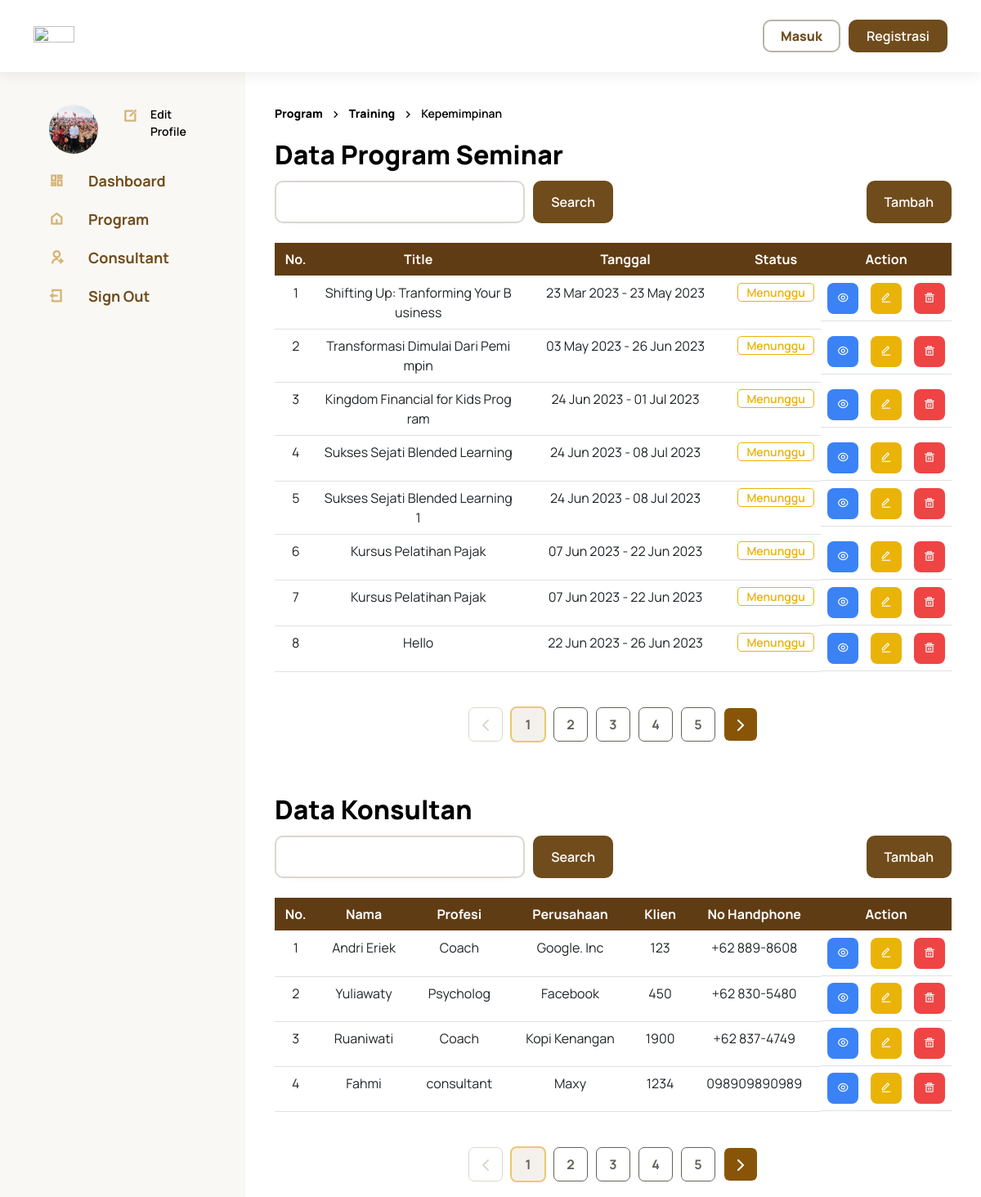
Screenshot of /index.php/admin with the database file from the repository.
### tables this page shows
CREATE TABLE `program` (
  `id` int(8) NOT NULL,
  `name` varchar(50) NOT NULL,
  `tag` varchar(255) DEFAULT NULL,
  `type` varchar(50) NOT NULL,
  `descProgram` text NOT NULL,
  `priceMin` int(20) NOT NULL,
  `priceMax` int(20) NOT NULL,
  `dateStart` date NOT NULL,
  `dateEnd` date NOT NULL,
  `time_start` time DEFAULT NULL,
  `time_end` time DEFAULT NULL,
  `mode` enum('online','hybrid','offline') DEFAULT NULL,
  `url` varchar(100) DEFAULT NULL,
  `lokasi` varchar(100) DEFAULT NULL,
  `alamat` varchar(100) DEFAULT NULL,
  `kota` varchar(100) DEFAULT NULL,
  `photo` varchar(255) NOT NULL,
  `kuota` int(20) DEFAULT NULL,
  `consultant_id` int(11) DEFAULT NULL
);

CREATE TABLE `consultant` (
  `id` int(8) NOT NULL,
  `name` varchar(20) NOT NULL,
  `users_id` int(11) NOT NULL,
  `profesi` varchar(20) NOT NULL,
  `profile` text NOT NULL,
  `photo` varchar(225) NOT NULL,
  `alamat` text NOT NULL,
  `email` varchar(100) NOT NULL,
  `no_handphone` varchar(12) NOT NULL,
  `link_group` varchar(255) NOT NULL,
  `perusahaan` varchar(100) NOT NULL,
  `sertifikasi` varchar(255) NOT NULL,
  `sertif_start` date DEFAULT NULL,
  `sertif_end` date DEFAULT NULL,
  `akun_media` varchar(100) NOT NULL,
  `jumlah_client` int(11) NOT NULL,
  `spesialisasi` varchar(50) NOT NULL,
  `program_id` int(11) DEFAULT NULL
);

### application/controllers/Admin.php (called while the page is built, shortened)
<?php
class Admin extends CI_Controller
{
    public function __construct()
    {
        $this->load->library('form_validation');
    }
    public function index()
    {
        if ($this->input->get('search')) {
            $this->db->like('name', $this->input->get('search'));
            $query = $this->db->get('program');
            $dataProgram = $query->result();
        } else {
            $this->load->model("ProgramModel");
            $dataProgram = $this->ProgramModel->getProgram();
        }
        $this->load->model("ConsultantModel");
        $dataConsultant = $this->ConsultantModel->getConsultant();
        $data = [
            'consultant' => $dataConsultant,
            'program' => $dataProgram,
            'page_title' => 'Dashboard',
            'user' => $this->db->get_where('users', ['email' =>
            $this->session->userdata('email')])->row_array(),
        ];
        $this->load->view('main/admin/index', $data);
    }
}

### index.php (called while the page is built, shortened)
<?php
require_once BASEPATH.'core/CodeIgniter.php';

### application/models/ProgramModel.php (called while the page is built, shortened)
<?php
class ProgramModel extends CI_MOdel
{
    public function getProgram()
    {
        $query = $this->db->get('program');
        return $query->result();
    }
}

### application/models/ConsultantModel.php (called while the page is built, shortened)
<?php
class ConsultantModel extends CI_MOdel
{
    public function getConsultant()
    {
        $query = $this->db->get('consultant');
        return $query->result();
    }
}

### application/views/main/admin/index.php (the view, shortened to what this page needs)
<!DOCTYPE html>
<html lang="en">
<head>
    <link rel="stylesheet" href="<?php echo base_url('assets/css/home.css'); ?>">
    <link rel="stylesheet" href="<?php echo base_url('assets/css/_partials/sidebar.css'); ?>">
    <link rel="stylesheet" href="<?php echo base_url('assets/css/admin/home.css'); ?>">
    <link rel="stylesheet" href="<?php echo base_url('assets/css/admin/dashboard.css'); ?>">
</head>
<body>
    <div class="container-fluid">
        <div class="row ">
            <div class="col-md-3 col-12 user-box ">
            </div>
            <div class="col-md-9 col-12">
                <div class="container container-consultant">
                    <div class="route d-flex gap-2">
                        <p><strong>Program</strong></p>
                        <i class="ri-arrow-right-s-line"></i>
                        <p><strong>Training</strong></p>
                        <i class="ri-arrow-right-s-line"></i>
                        <p>Kepemimpinan</p>
                    </div>
                    <h4>Data Program Seminar</h3>
                        <form action="<?= base_url() . '/admin/index' ?>" method="GET">
                            <div class="d-flex justify-content-between">
                                <div class="search-bar col-6">
                                    <input type="text" name="search" class="log-input">
                                    <button class="log-primary-button">Search</button>
                                </div>
                                <a href="<?php echo site_url('admin/tambah') ?>" class="log-primary-button text-center">
                                    Tambah
                                </a>
                            </div>
                        </form>
                        <div>
                            <table class="table my-4">
                                <thead class="table-head">
                                    <tr>
                                        <th>No.</th>
                                        <th style="width: 30%;">Title</th>
                                        <th>Tanggal</th>
                                        <th>Status</th>
                                        <th>Action</th>
                                    </tr>
                                </thead>
                                <tbody>
                                    <?php $no = 1;
                                    foreach ($program as $item) : ?>
                                        <tr>
                                            <td><?php echo $no++ ?></td>
                                            <td><?php echo $item->name ?></td>
                                            <td><?php echo date('d M Y', strtotime($item->dateStart)) . " - " . date('d M Y', strtotime($item->dateEnd)) ?>
                                            </td>
                                            <td>
                                                <p class="menunggu">Menunggu</p>
                                            </td>
                                            <td class="d-flex justify-content-between">
                                                <a href="<?php echo site_url() . 'detail-program/' . $item->id ?>">
                                                    <button class="edit">
                                                        <i class="ri-eye-line"></i>
                                                    </button>
                                                </a>
                                                <a href="<?php echo site_url('admin/edit/' . $item->id) ?>">
                                                    <button class="warning">
                                                        <i class="ri-edit-line"></i>
                                                    </button>
                                                </a>
                                                <a href="<?php echo site_url('admin/delete_row/' . $item->id) ?>">
                                                    <button class="delete">
                                                        <i class="ri-delete-bin-5-line"></i>
                                                    </button>
                                                </a>
                                            </td>
                                        </tr>
                                    <?php endforeach; ?>
                                </tbody>
                            </table>
                        </div>
                </div>
                <div class="container container-consultant">
                    <h4>Data Konsultan</h3>
                        <div class="d-flex justify-content-between">
                            <div class="search-bar col-6">
                                <input type="text" class="log-input">
                                <button class="log-primary-button">Search</button>
                            </div>
                            <a href="<?php echo site_url('admin/add_consultant') ?>" class="log-primary-button text-center">
                                Tambah
                            </a>
                        </div>
                        <div>
                            <table class="table my-4">
                                <thead class="table-head">
                                    <tr>
                                        <th scope="col">No.</th>
                                        <th scope="col">Nama</th>
                                        <th scope="col">Profesi</th>
                                        <th scope="col">Perusahaan</th>
                                        <th scope="col">Klien</th>
                                        <th scope="col">No Handphone</th>
                                        <th scope="col-6">Action</th>
                                    </tr>
                                </thead>
                                <tbody>
                                    <?php $no = 1;
                                    foreach ($consultant as $item) : ?>
                                        <tr>
                                            <td><?php echo $no++ ?></td>
                                            <td><?php echo $item->name ?></td>
                                            <td><?php echo $item->profesi ?></td>
                                            <td><?php echo $item->perusahaan ?></td>
                                            <td><?php echo $item->jumlah_client ?></td>
                                            <td><?php echo $item->no_handphone ?></td>
                                            <td class="d-flex justify-content-between">
                                                <a href="<?php echo site_url() . 'detail-consultant/' . $item->id ?>">
                                                    <button class="edit">
                                                        <i class="ri-eye-line"></i>
                                                    </button>
                                                </a>
                                                <a href="<?php echo site_url('admin/edit_consultant/' . $item->id) ?>">
                                                    <button class="warning">
                                                        <i class="ri-edit-line"></i>
                                                    </button>
                                                </a>
                                                <a href="<?php echo site_url('admin/delete_consultant/' . $item->id); ?>">
                                                    <button class="delete">
                                                        <i class="ri-delete-bin-5-line"></i>
                                                    </button>
                                                </a>
                                            </td>
                                        </tr>
                                    <?php endforeach; ?>
                                </tbody>
                            </table>
                        </div>
                </div>
            </div>
        </div>
</html>

### rows the page displays
program: name "Shifting Up: Tranforming Your Business", dateStart "23 Mar 2023", dateEnd "23 May 2023"
program: name "Transformasi Dimulai Dari Pemimpin", dateStart "03 May 2023", dateEnd "26 Jun 2023"
program: name "Kingdom Financial for Kids Program", dateStart "24 Jun 2023", dateEnd "01 Jul 2023"
program: name "Sukses Sejati Blended Learning", dateStart "24 Jun 2023", dateEnd "08 Jul 2023"
program: name "Sukses Sejati Blended Learning 1", dateStart "24 Jun 2023", dateEnd "08 Jul 2023"
program: name "Kursus Pelatihan Pajak", dateStart "07 Jun 2023", dateEnd "22 Jun 2023"
program: name "Kursus Pelatihan Pajak", dateStart "07 Jun 2023", dateEnd "22 Jun 2023"
program: name "Hello", dateStart "22 Jun 2023", dateEnd "26 Jun 2023"
consultant: name "Andri Eriek", profesi "Coach", perusahaan "Google. Inc", jumlah_client "123", no_handphone "+62 889-8608"
consultant: name "Yuliawaty", profesi "Psycholog", perusahaan "Facebook", jumlah_client "450", no_handphone "+62 830-5480"
consultant: name "Ruaniwati", profesi "Coach", perusahaan "Kopi Kenangan", jumlah_client "1900", no_handphone "+62 837-4749"
consultant: name "Fahmi", profesi "consultant", perusahaan "Maxy", jumlah_client "1234", no_handphone "098909890989"
